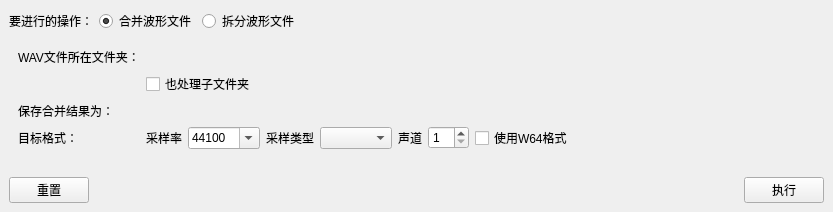
<?xml version="1.0" encoding="UTF-8"?>
<ui version="4.0">
 <class>MainWindow</class>
 <widget class="QMainWindow" name="MainWindow">
  <property name="geometry">
   <rect>
    <x>0</x>
    <y>0</y>
    <width>833</width>
    <height>212</height>
   </rect>
  </property>
  <property name="sizePolicy">
   <sizepolicy hsizetype="Preferred" vsizetype="Preferred">
    <horstretch>0</horstretch>
    <verstretch>0</verstretch>
   </sizepolicy>
  </property>
  <property name="windowTitle">
   <string>KiraWavTar</string>
  </property>
  <widget class="QWidget" name="centralwidget">
   <layout class="QVBoxLayout" name="verticalLayout">
    <item>
     <layout class="QHBoxLayout" name="horizontalLayout">
      <item>
       <widget class="QLabel" name="label">
        <property name="text">
         <string>要进行的操作：</string>
        </property>
       </widget>
      </item>
      <item>
       <widget class="QRadioButton" name="combineWAVRadioButton">
        <property name="text">
         <string>合并波形文件</string>
        </property>
        <property name="checked">
         <bool>true</bool>
        </property>
        <attribute name="buttonGroup">
         <string notr="true">modeButtonGroup</string>
        </attribute>
       </widget>
      </item>
      <item>
       <widget class="QRadioButton" name="extarctWAVRadioButton">
        <property name="text">
         <string>拆分波形文件</string>
        </property>
        <attribute name="buttonGroup">
         <string notr="true">modeButtonGroup</string>
        </attribute>
       </widget>
      </item>
      <item>
       <spacer name="horizontalSpacer_2">
        <property name="orientation">
         <enum>Qt::Horizontal</enum>
        </property>
        <property name="sizeHint" stdset="0">
         <size>
          <width>40</width>
          <height>20</height>
         </size>
        </property>
       </spacer>
      </item>
     </layout>
    </item>
    <item>
     <widget class="QStackedWidget" name="optionStackedWidget">
      <property name="sizePolicy">
       <sizepolicy hsizetype="Preferred" vsizetype="Preferred">
        <horstretch>0</horstretch>
        <verstretch>0</verstretch>
       </sizepolicy>
      </property>
      <property name="currentIndex">
       <number>0</number>
      </property>
      <widget class="QWidget" name="combineOptionPage">
       <layout class="QGridLayout" name="gridLayout" columnstretch="0,0">
        <item row="3" column="1">
         <layout class="QHBoxLayout" name="horizontalLayout_3">
          <item>
           <widget class="QLabel" name="label_8">
            <property name="text">
             <string>采样率</string>
            </property>
           </widget>
          </item>
          <item>
           <widget class="QComboBox" name="sampleRateComboBox">
            <property name="editable">
             <bool>true</bool>
            </property>
            <property name="currentIndex">
             <number>2</number>
            </property>
            <item>
             <property name="text">
              <string>11025</string>
             </property>
            </item>
            <item>
             <property name="text">
              <string>22050</string>
             </property>
            </item>
            <item>
             <property name="text">
              <string>44100</string>
             </property>
            </item>
            <item>
             <property name="text">
              <string>48000</string>
             </property>
            </item>
            <item>
             <property name="text">
              <string>88200</string>
             </property>
            </item>
            <item>
             <property name="text">
              <string>96000</string>
             </property>
            </item>
            <item>
             <property name="text">
              <string>176400</string>
             </property>
            </item>
            <item>
             <property name="text">
              <string>192000</string>
             </property>
            </item>
           </widget>
          </item>
          <item>
           <widget class="QLabel" name="label_10">
            <property name="text">
             <string>采样类型</string>
            </property>
           </widget>
          </item>
          <item>
           <widget class="QComboBox" name="sampleTypeComboBox"/>
          </item>
          <item>
           <widget class="QLabel" name="label_9">
            <property name="text">
             <string>声道</string>
            </property>
           </widget>
          </item>
          <item>
           <widget class="QSpinBox" name="channelsSpinBox">
            <property name="minimum">
             <number>1</number>
            </property>
           </widget>
          </item>
          <item>
           <widget class="QCheckBox" name="useW64CheckBox">
            <property name="text">
             <string>使用W64格式</string>
            </property>
           </widget>
          </item>
          <item>
           <spacer name="horizontalSpacer_3">
            <property name="orientation">
             <enum>Qt::Horizontal</enum>
            </property>
            <property name="sizeHint" stdset="0">
             <size>
              <width>40</width>
              <height>20</height>
             </size>
            </property>
           </spacer>
          </item>
         </layout>
        </item>
        <item row="2" column="1">
         <widget class="FileNameEditWithSaveBrowse" name="combineResultPathWidget" native="true"/>
        </item>
        <item row="3" column="0">
         <widget class="QLabel" name="label_4">
          <property name="text">
           <string>目标格式：</string>
          </property>
         </widget>
        </item>
        <item row="0" column="0">
         <widget class="QLabel" name="label_2">
          <property name="text">
           <string>WAV文件所在文件夹：</string>
          </property>
         </widget>
        </item>
        <item row="1" column="1">
         <widget class="QCheckBox" name="subdirCheckBox">
          <property name="toolTip">
           <string>该选项让程序检查子文件夹（以及他们的子文件夹），并合并这些文件夹中的WAV文件。这些文件夹的结构会写入记录信息中，以备拆分时恢复。</string>
          </property>
          <property name="text">
           <string>也处理子文件夹</string>
          </property>
         </widget>
        </item>
        <item row="2" column="0">
         <widget class="QLabel" name="label_3">
          <property name="text">
           <string>保存合并结果为：</string>
          </property>
         </widget>
        </item>
        <item row="0" column="1">
         <widget class="DirNameEditWithBrowse" name="combineDirPathWidget" native="true"/>
        </item>
        <item row="4" column="0" colspan="2">
         <spacer name="verticalSpacer_2">
          <property name="orientation">
           <enum>Qt::Vertical</enum>
          </property>
          <property name="sizeHint" stdset="0">
           <size>
            <width>20</width>
            <height>40</height>
           </size>
          </property>
         </spacer>
        </item>
       </layout>
      </widget>
      <widget class="QWidget" name="extractOptionPage">
       <layout class="QGridLayout" name="gridLayout_2" columnstretch="0,0,0">
        <property name="verticalSpacing">
         <number>11</number>
        </property>
        <item row="0" column="0">
         <widget class="QLabel" name="label_5">
          <property name="text">
           <string>要拆分的WAV文件：</string>
          </property>
         </widget>
        </item>
        <item row="2" column="1" colspan="2">
         <widget class="DirNameEditWithBrowse" name="extractResultPathWidget" native="true"/>
        </item>
        <item row="2" column="0">
         <widget class="QLabel" name="label_7">
          <property name="text">
           <string>保存结果到：</string>
          </property>
         </widget>
        </item>
        <item row="1" column="0" colspan="3">
         <widget class="QLabel" name="label_6">
          <property name="text">
           <string>我们会自动把同名的“.kirawavtar-desc.json”作为标记文件。</string>
          </property>
         </widget>
        </item>
        <item row="0" column="1" colspan="2">
         <widget class="FileNameEditWithBrowse" name="extractSrcPathWidget" native="true"/>
        </item>
        <item row="3" column="0" colspan="3">
         <spacer name="verticalSpacer">
          <property name="orientation">
           <enum>Qt::Vertical</enum>
          </property>
          <property name="sizeHint" stdset="0">
           <size>
            <width>20</width>
            <height>40</height>
           </size>
          </property>
         </spacer>
        </item>
       </layout>
      </widget>
     </widget>
    </item>
    <item>
     <layout class="QHBoxLayout" name="horizontalLayout_2">
      <item>
       <widget class="QPushButton" name="resetButton">
        <property name="text">
         <string>重置</string>
        </property>
       </widget>
      </item>
      <item>
       <spacer name="horizontalSpacer">
        <property name="orientation">
         <enum>Qt::Horizontal</enum>
        </property>
        <property name="sizeHint" stdset="0">
         <size>
          <width>40</width>
          <height>20</height>
         </size>
        </property>
       </spacer>
      </item>
      <item>
       <widget class="QPushButton" name="runButton">
        <property name="text">
         <string>执行</string>
        </property>
       </widget>
      </item>
     </layout>
    </item>
   </layout>
  </widget>
 </widget>
 <customwidgets>
  <customwidget>
   <class>DirNameEditWithBrowse</class>
   <extends>QWidget</extends>
   <header>dirnameeditwithbrowse.h</header>
   <container>1</container>
  </customwidget>
  <customwidget>
   <class>FileNameEditWithBrowse</class>
   <extends>QWidget</extends>
   <header>filenameeditwithbrowse.h</header>
   <container>1</container>
  </customwidget>
  <customwidget>
   <class>FileNameEditWithSaveBrowse</class>
   <extends>QWidget</extends>
   <header>filenameeditwithbrowse.h</header>
   <container>1</container>
  </customwidget>
 </customwidgets>
 <resources/>
 <connections/>
 <buttongroups>
  <buttongroup name="modeButtonGroup"/>
 </buttongroups>
</ui>
